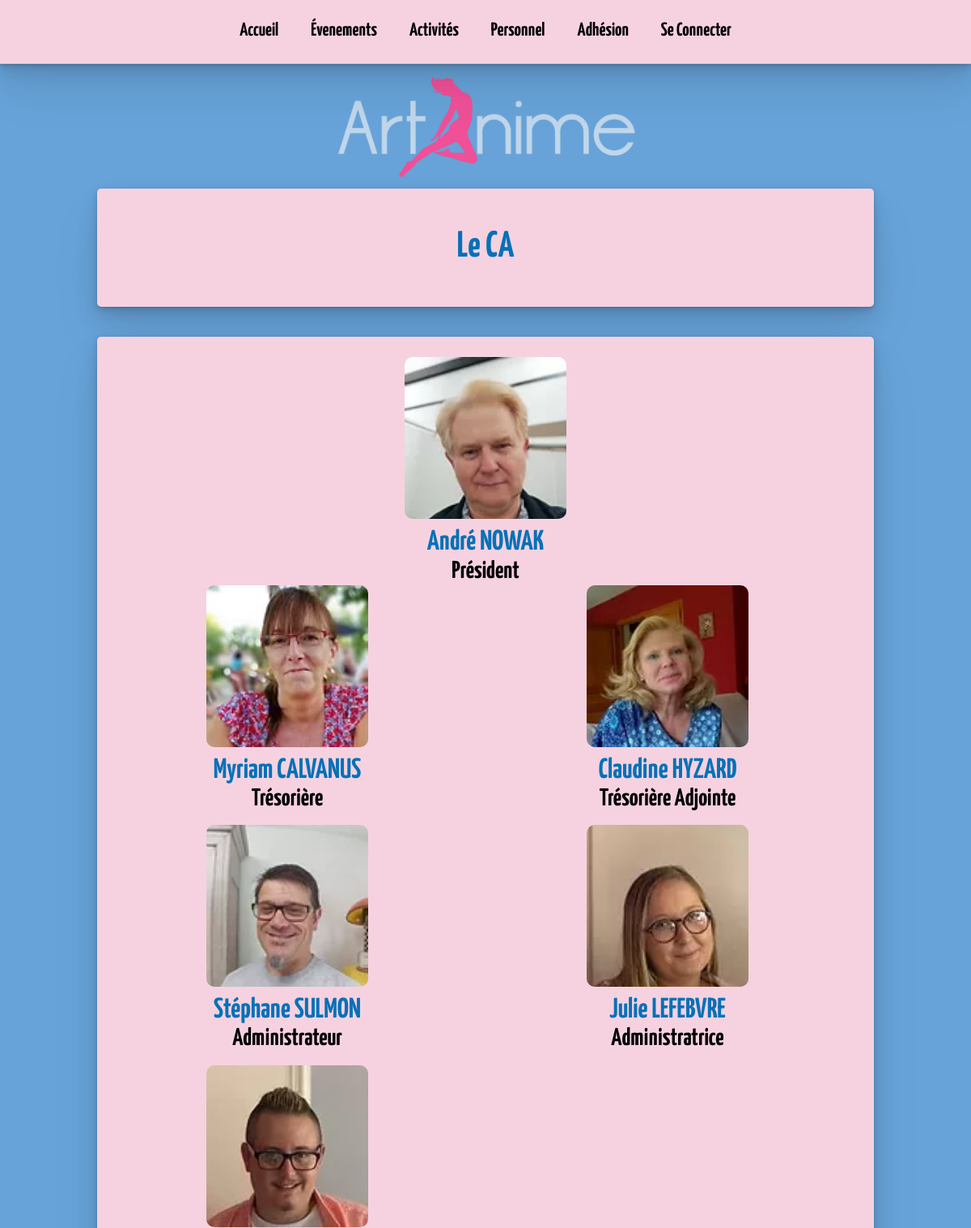
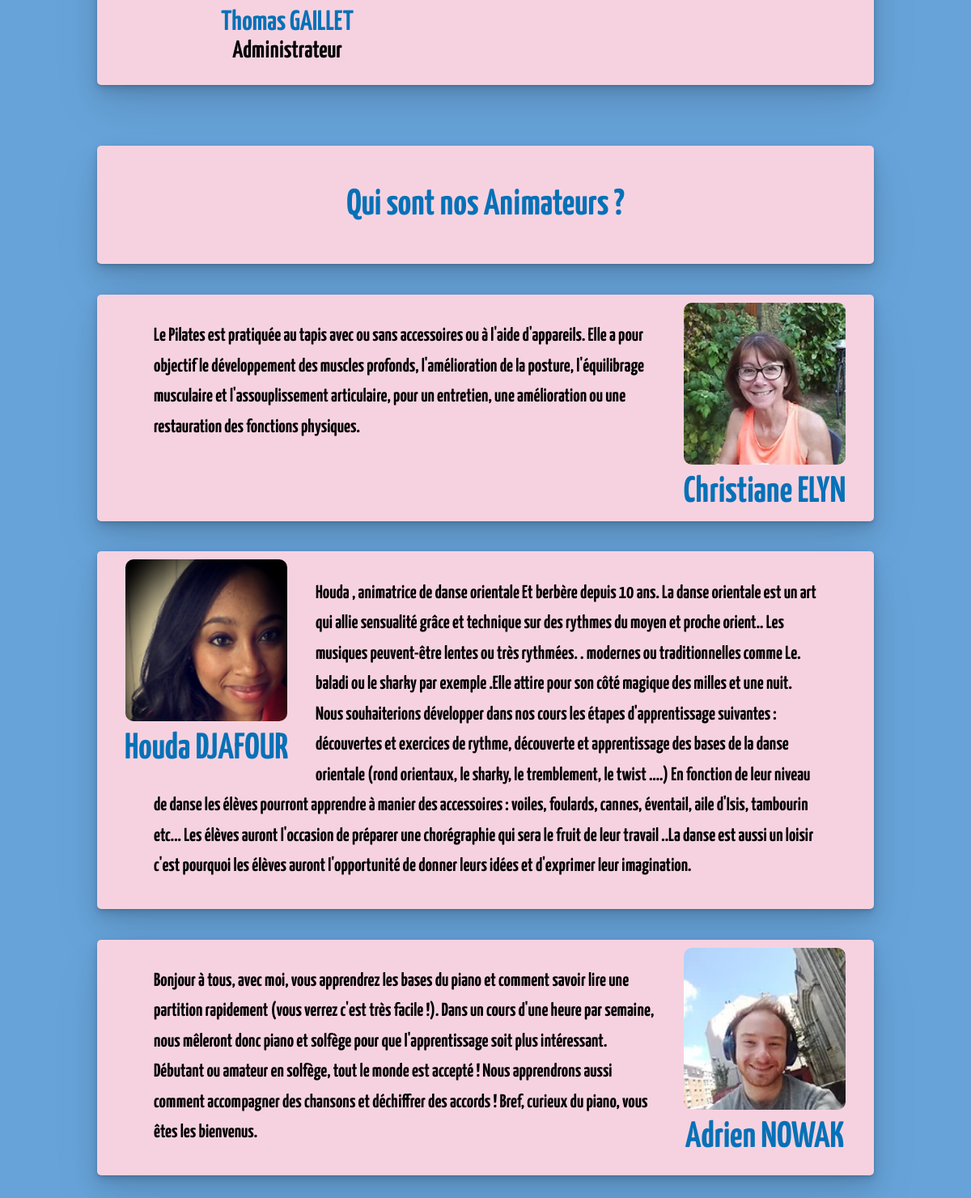
/vueUtilisateur/personnel.php, run on the app's committed database (2 pictures, top to bottom).
### tables this page shows
CREATE TABLE IF NOT EXISTS `conseiladmin` (
  `idCA` int(11) NOT NULL AUTO_INCREMENT,
  `nom` varchar(30) NOT NULL,
  `prenom` varchar(30) NOT NULL,
  `imgCA` varchar(30) NOT NULL,
  `fonction` varchar(30) NOT NULL,
  PRIMARY KEY (`idCA`)
);

CREATE TABLE IF NOT EXISTS `animateurs` (
  `idAnim` int(11) NOT NULL AUTO_INCREMENT,
  `nom` varchar(30) NOT NULL,
  `prenom` varchar(30) NOT NULL,
  `description` varchar(2500) NOT NULL,
  `imgAnim` varchar(30) NOT NULL,
  PRIMARY KEY (`idAnim`)
);

### bdd/fonctionsBDD.php (called while the page is built, shortened)
<?php
function connect() {
    try {
        $connect = new PDO('mysql:host=localhost;dbname=artanime;charset=utf8', 'root', '');
    } catch (Exception $e) {
        echo 'Erreur de Connexion : ' . $e->getMessage();
    }
    return $connect;
}
function getAnim() {
    $connexion = connect();
    $requete = "SELECT nom,prenom,description,imgAnim,idAnim FROM animateurs";
    $query = $connexion->prepare($requete);
    $query->execute();
    $LesAnimateurs = $query->fetchAll();
    return $LesAnimateurs;
}
function getCA() {
    $connexion = connect();
    $requete = "SELECT * FROM conseiladmin";
    $query = $connexion->prepare($requete);
    $query->execute();
    $LeCA = $query->fetchAll();
    return $LeCA;
}

### vueUtilisateur/personnel.php (the view, shortened to what this page needs)
<?php
include_once '../inc/header.inc';
include_once '../bdd/fonctionsBDD.php';
?>
<div class='subpart'><h2>Le CA </h2></div><br>
<div class="subpart" >
    <?php
    $LeCA = getCA();
    foreach ($LeCA as $UnCA) {
        if ($UnCA['fonction'] == "Président") {
            echo'<div class="container-photo" style="margin-left:auto;margin-right:auto;display: block;padding-top:15px;">';
        } else {
            echo'<div class="container container-photo" style="width:calc(50% - 10px);height:auto;margin:0;padding-bottom:15px;">';
        }
        echo '<div style="height:200px; width:200px;margin-left:auto;margin-right:auto;position:relative;overflow: hidden; border-radius: 10px;">';
        echo'<img src=../img/CA/' . $UnCA['imgCA'] . ' alt ="' . $UnCA['prenom'] . '" style="min-width:100%;min-height:100%;">
        </div>
        <h2 class = "name" style = "color:var(--text-light);font-size:1.5em;">' . $UnCA['prenom'] . ' ' . $UnCA['nom'] . '</h2>
        <h3 style="margin:0;font-size:1.3em; ">' . $UnCA['fonction'] . '</h3>
        </div>';
    }
    ?>
</div><br><br>
<div class='subpart'><h2>Qui sont nos Animateurs ?</h2></div><br>
<?php
$LesAnim = getAnim();
$placement = 0;
foreach ($LesAnim as $UnAnim) {
    echo'<div class="subpart">
            <div id="' . $placement . '" class="container-photo ">
                <div style="height:200px; width:200px;margin-left: 35px;margin-right: 35px;position:relative;overflow: hidden; border-radius: 10px;">';
    echo'<img src=../img/anim/' . $UnAnim['imgAnim'] . ' alt ="' . $UnAnim['prenom'] . '" style="min-width:100%;min-height:100%;">
        </div>
        <h2 class = "name" style = "color:var(--text-light);">' . $UnAnim['prenom'] . ' ' . $UnAnim['nom'] . '</h2>
        </div>
        <p>' . $UnAnim['description'] . '</p>
        </div><br>';
    $placement += 1;
}
include_once '../inc/footer.inc';
?>

### css/css.css (style rules this page uses)
:root { --base-fontsize: 1.45rem; --header-scale: 1.25; --line-height: 1.618; --event-color: pink; --bg: #67A3D9; --accent-bg: #F6D2E0; --text: black; --text-light: #0671B7; --border: #F8B7CD; --accent: #F8B7CD; --accent-light: #C8E7F5; --disabled: #111; }
.subpart { box-shadow: rgba(0, 0, 0, 0.07) 0px 1px 2px, rgba(0, 0, 0, 0.07) 0px 2px 4px, rgba(0, 0, 0, 0.07) 0px 4px 8px, rgba(0, 0, 0, 0.07) 0px 8px 16px, rgba(0, 0, 0, 0.07) 0px 16px 32px, rgba(0, 0, 0, 0.07) 0px 32px 64px; overflow:auto; word-wrap: break-word; overflow-wrap: break-word; margin-left: 10%; margin-right: 10%; padding-top: 10px; padding-bottom: 10px; background-color: var(--accent-bg); color: var(--text); text-align: left; border-radius: 5px; }
html { height: 100%; font-family: Yanone Kaffeesatz; }
body { overflow-x: hidden; height: 100%; color: var(--text); background-color : var(--bg); font-size: var(--base-fontsize); line-height: var(--line-height); display: flex; flex-direction: column; margin: 0 auto; }
.subpart h2 { color:var(--text-light); }
.subpart p,label { padding-left: 70px; padding-right: 70px; }
.container { position:relative; width: calc(33% - 10px); height:300px; margin:5px; }
.container-photo { display: inline-block; vertical-align:top; }
.right { float: right; }
.left { float: left; }
.name { position:relative; margin:0; margin-top:10px; }
h1, h2, h3 { text-align: center; line-height: 1.1; }
h2 { font-size: calc( var(--base-fontsize) * var(--header-scale) * var(--header-scale) * var(--header-scale) ); margin-top: calc(var(--line-height) * 1.5rem); }
h3 { font-size: calc( var(--base-fontsize) * var(--header-scale) * var(--header-scale) ); margin-top: calc(var(--line-height) * 1.5rem); }

### data on the page
conseiladmin: imgCA (picture), prenom "André", nom "NOWAK", fonction "Président"
conseiladmin: imgCA (picture), prenom "Myriam", nom "CALVANUS", fonction "Trésorière"
conseiladmin: imgCA (picture), prenom "Claudine", nom "HYZARD", fonction "Trésorière Adjointe"
conseiladmin: imgCA (picture), prenom "Stéphane", nom "SULMON", fonction "Administrateur"
conseiladmin: imgCA (picture), prenom "Julie", nom "LEFEBVRE", fonction "Administratrice"
conseiladmin: imgCA (picture), prenom "Thomas", nom "GAILLET", fonction "Administrateur"
animateurs: imgAnim (picture), prenom "Christiane", nom "ELYN", description "Le Pilates est pratiquée au tapis avec ou sans accessoires ou à l'aide d'appareils. Elle a pour objectif le développement des muscles profonds, l'amélioration de la posture, l'équilibrage musculaire et l'assouplissement articulaire, pour un entretien, une amélioration ou une restauration des fonctions physiques."
animateurs: imgAnim+prenom (picture), prenom "Houda", nom "DJAFOUR", description "Houda , animatrice de danse orientale Et berbère depuis 10 ans. La danse orientale est un art qui allie sensualité grâce et technique sur des rythmes du moyen et proche orient.. Les musiques peuvent-être lentes ou très rythmées. . modernes ou traditionnelles comme Le. baladi ou le sharky par exemple .Elle attire pour son côté magique des milles et une nuit. Nous souhaiterions développer dans nos cours les étapes d'apprentissage suivantes : découvertes et exercices de rythme, découverte et apprentissage des bases de la danse orientale (rond orientaux, le sharky, le tremblement, le twist ….) En fonction de leur niveau de danse les élèves pourront apprendre à manier des accessoires : voiles,…"
animateurs: imgAnim (picture), prenom "Adrien", nom "NOWAK", description "Bonjour à tous, avec moi, vous apprendrez les bases du piano et comment savoir lire une partition rapidement (vous verrez c'est très facile !). Dans un cours d'une heure par semaine, nous mêleront donc piano et solfège pour que l'apprentissage soit plus intéressant. Débutant ou amateur en solfège, tout le monde est accepté ! Nous apprendrons aussi comment accompagner des chansons et déchiffrer des accords ! Bref, curieux du piano, vous êtes les bienvenus."
